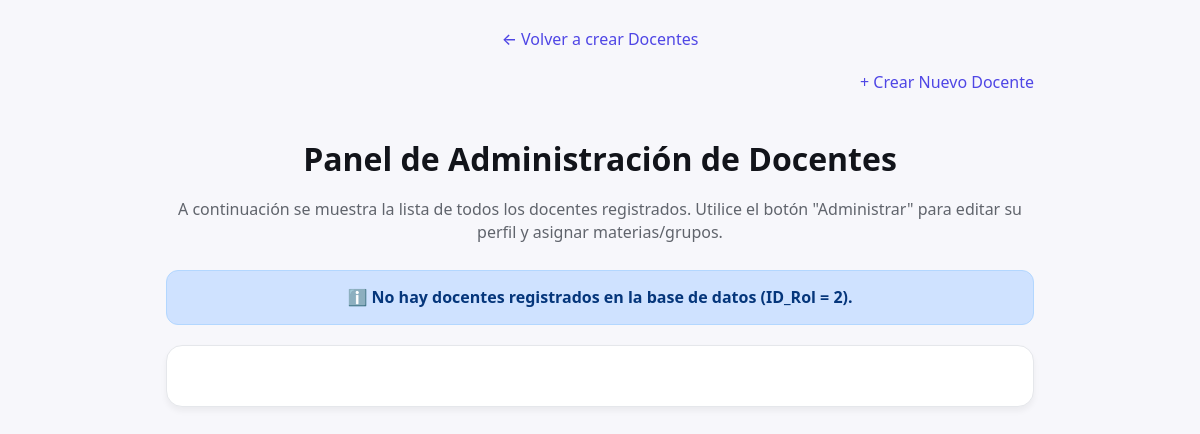
Before: /panel/Crear-Usuarios/docentescreado.php with the older database file.
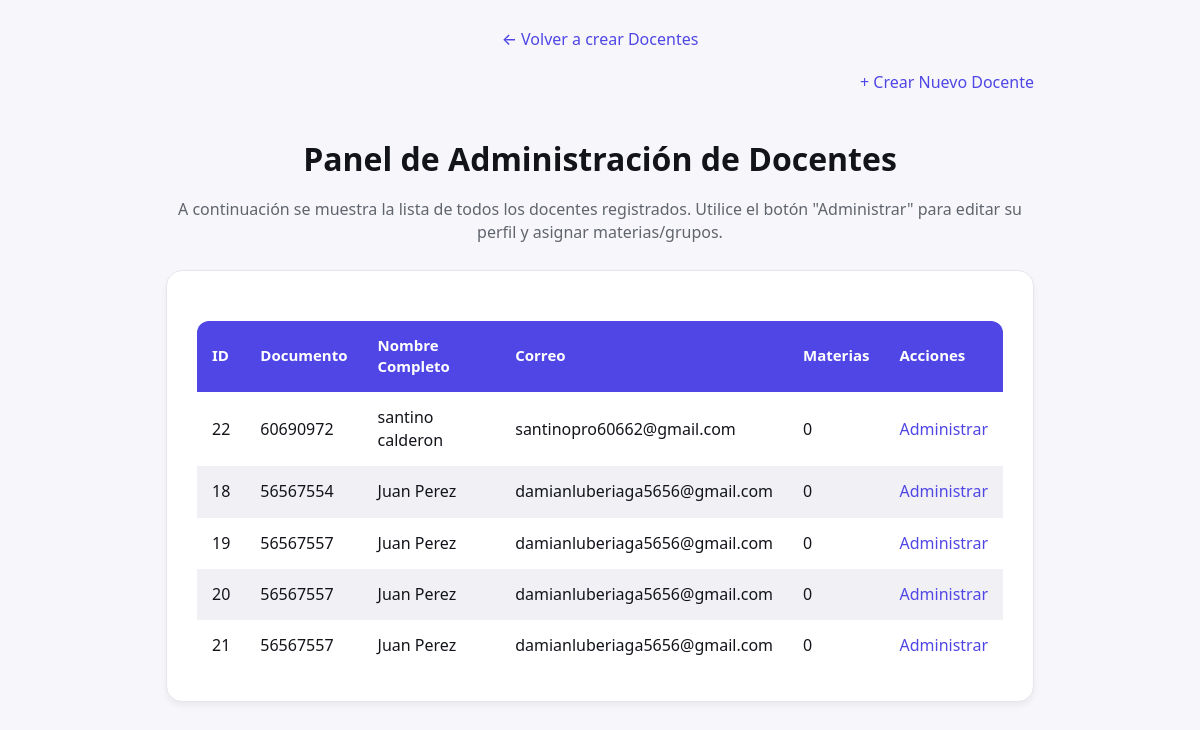
After: the same page with the newer database file.
### tables this page shows
CREATE TABLE `usuario` (
  `ID_Usuario` int(11) NOT NULL,
  `Nombre` varchar(255) NOT NULL,
  `Documento` int(15) NOT NULL,
  `Apellido` varchar(255) NOT NULL,
  `Correo` varchar(255) NOT NULL,
  `Contrasena` varchar(255) NOT NULL,
  `ID_Rol` int(11) NOT NULL
);

### panel/Crear-Usuarios/docentescreado.php (the view, shortened to what this page needs)
<?php
$docentes = [];
$message_text = '';
$message_type = '';
include "../../conexion.php";
if (!isset($conn) || $conn->connect_error) {
    $message_type = 'error';
    $connect_error_msg = isset($conn) ? $conn->connect_error : 'El archivo conexion.php no proporcionó el objeto $conn o no existe.';
    $message_text = "❌ Error de conexión a MySQL. Verifique XAMPP y la BD (proyecto_its).: " . $connect_error_msg;
} else {
    $sql = "SELECT ID_Usuario, Nombre, Apellido, Correo, Documento FROM usuario WHERE ID_Rol = 2 ORDER BY Apellido ASC";
    if ($result = $conn->query($sql)) {
        if ($result->num_rows > 0) {
            while ($row = $result->fetch_assoc()) {
                $row['Materias_Asignadas'] = 0;
                $docentes[] = $row;
            }
        } else {
             $message_type = 'info';
             $message_text = "ℹ️ No hay docentes registrados en la base de datos (ID_Rol = 2).";
        }
    } else {
        $message_type = 'error';
        $message_text = "❌ Error al ejecutar la consulta: " . $conn->error;
    }
}
?>
<!DOCTYPE html>
<html lang="es">
<head>
</head>
<body>
    <div class="container">
        <div style="text-align: right;">
              <a href="crear-docente.php" class="back-links">← Volver a crear Docentes</a>
            <a href="crear-docente.php" class="back-link" style="text-align: right; display: inline-block;">+ Crear Nuevo Docente</a>
        </div>
        <h1>Panel de Administración de Docentes</h1>
        <p>A continuación se muestra la lista de todos los docentes registrados. Utilice el botón "Administrar" para editar su perfil y asignar materias/grupos.</p>
        <?php if ($message_text): ?>
            <div id="message" class="<?php echo htmlspecialchars($message_type); ?>">
                <?php echo $message_text; ?>
            </div>
        <?php endif; ?>
        <div class="card">
            <?php if (count($docentes) > 0): ?>
                <div class="table-container">
                    <table>
                        <thead>
                            <tr>
                                <th>ID</th>
                                <th>Documento</th>
                                <th>Nombre Completo</th>
                                <th>Correo</th>
                                <th>Materias</th>
                                <th>Acciones</th>
                            </tr>
                        </thead>
                        <tbody>
                            <?php foreach ($docentes as $docente): ?>
                            <tr>
                                <td><?php echo htmlspecialchars($docente['ID_Usuario']); ?></td>
                                <td><?php echo htmlspecialchars($docente['Documento']); ?></td>
                                <td><?php echo htmlspecialchars($docente['Nombre'] . ' ' . $docente['Apellido']); ?></td>
                                <td><?php echo htmlspecialchars($docente['Correo']); ?></td>
                                <td><?php echo $docente['Materias_Asignadas']; ?></td>
                                <td>
                                    <a href="editar-docente.php?id=<?php echo htmlspecialchars($docente['ID_Usuario']); ?>" class="action-link">Administrar</a>
                                </td>
                            </tr>
                            <?php endforeach; ?>
                        </tbody>
                    </table>
                </div>
            <?php endif; ?>
        </div>
    </div>
</body>
</html>

### panel/Crear-Usuarios/docentescreado.php (style rules this page uses)
:root { --bg:#f7f7fb; --card:#fff; --text:#12141a; --muted:#60646c;--brand:#4f46e5; --brand-2:#4338ca; --line:#e5e7eb; --radius:16px; }
* { box-sizing:border-box }
body { margin:0;background:var(--bg);color:var(--text);font:16px/1.45 system-ui,-apple-system,Segoe UI,Roboto }
.container { max-width:900px;margin:0 auto;padding:28px 16px }
.card { background:var(--card);border:1px solid var(--line);border-radius:var(--radius);box-shadow:0 4px 6px rgba(0,0,0,.05);padding:30px; margin-top: 20px; }
h1 { color:var(--text);margin-bottom:10px;text-align:center; }
p { text-align: center; color: var(--muted); margin-bottom: 25px; }
.back-link { display:block;margin-bottom:20px;text-align:center;color:var(--brand);text-decoration:none;font-weight:500; }
.table-container { overflow-x: auto; }
table { width: 100%; border-collapse: collapse; margin-top: 20px; border-radius: 12px; overflow: hidden; }
th, td { padding: 14px 15px; text-align: left; }
th { background-color: var(--brand); color: #fff; font-weight: 600; font-size: 15px; }
tr:nth-child(even) { background-color: #f1f1f5; }
.action-link { color: var(--brand); text-decoration: none; font-weight: 500; }
.back-links { display:block;margin-bottom:20px;text-align:center;color:var(--brand);text-decoration:none;font-weight:500; }
#message { margin-top:20px;padding:15px;border-radius:12px;text-align:center;display:block; font-weight: 600; }
.info { background:#cfe2ff;color:#05367b;border:1px solid #b3d7ff; }

Changed rows visible on the page:
added usuario: ID_Usuario "22", Documento "60690972", Nombre+Apellido "santino calderon", Correo "santinopro60662@gmail.com", Materias_Asignadas "0"
added usuario: ID_Usuario "18", Documento "56567554", Nombre+Apellido "Juan Perez", Correo "damianluberiaga5656@gmail.com", Materias_Asignadas "0"
added usuario: ID_Usuario "19", Documento "56567557", Nombre+Apellido "Juan Perez", Correo "damianluberiaga5656@gmail.com", Materias_Asignadas "0"
added usuario: ID_Usuario "20", Documento "56567557", Nombre+Apellido "Juan Perez", Correo "damianluberiaga5656@gmail.com", Materias_Asignadas "0"
added usuario: ID_Usuario "21", Documento "56567557", Nombre+Apellido "Juan Perez", Correo "damianluberiaga5656@gmail.com", Materias_Asignadas "0"
Other visible differences:
$message_text: "ℹ️ No hay docentes registrados en la base de datos (ID_Rol = 2)." → (not shown)
text now shown: "ID Documento Nombre Completo Correo Materias Acciones"
